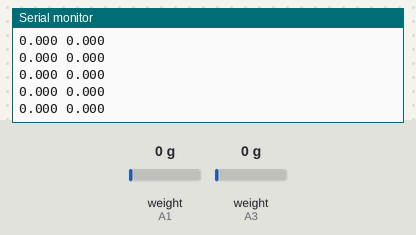
Recording of a sketch running on a simulated Arduino Uno, built with avr-gcc and run on an emulated ATmega328P. Shown: the last lines printed to the serial monitor. The inputs (shaded band) are chosen by the test bench; at power-on: weight on the scale (sensors on A1, A3) 0 g.

Above: at 6.2 s.
6.3 s: weight on the scale (sensor on A1) set to 100 g
At 6.57 s:
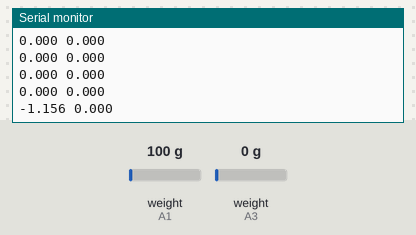
7.8 s: weight on the scale (sensor on A3) set to 100 g
At 7.98 s:
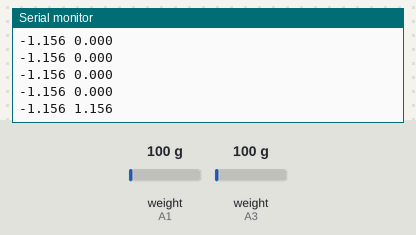
9.3 s: weight on the scale (sensor on A1) set to 1250 g
At 9.39 s:
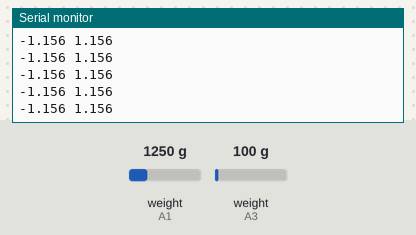
10.8 s: weight on the scale (sensor on A3) set to 1250 g
At 10.8 s:
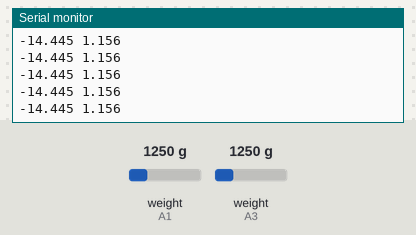
Timing chart, 0 to 13.3 s (numbered marks = the images above; inputs shaded):
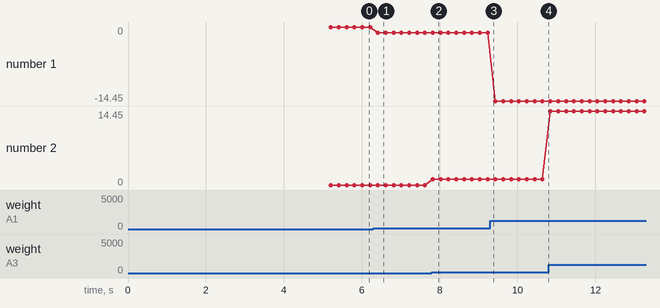

The sketch:

Lectura_hx711.ino
```cpp
//amarillo A3, naranja A2, azul A1, verde A0

#include <Q2HX711.h>

Q2HX711 scale_1(A1, A0);
Q2HX711 scale_2(A3, A2);

#define PERIODO 20 // Leemos 50 muestras por segundo de cada uno

long tiempo, tiemposiguiente,tiempoinicial;
float tara1, tara2=0;
float Read1, Read2;

#define STARTPIN 11

void setup() {
  int n;
  Serial.begin(250000);

  // Prepara señal de sincronización
  pinMode(STARTPIN, INPUT_PULLUP);

  // Espera a que el otro arduino inicie y pongala salida a nivel alto
  // delay(1000);

  // Inicializa el tiempo por si el otro ya ha empezado
    tiempo= millis();
    tiemposiguiente=tiempo;
    tiempoinicial=tiempo;

tara1=0;
tara2=0;
for (n=0; n<10;n++) {
  tara1 = tara1+(scale_1.read()/10);
  tara2 = tara2+(scale_2.read()/10);
  }

delay(1000);

tara1=0;
tara2=0;
for (n=0; n<10;n++) {
  tara1 = tara1+(scale_1.read()/10);
  tara2 = tara2+(scale_2.read()/10);
  }


}


float escala1=-(0.834/326000)*9.81*1.775/17*10.5;
float escala2=(0.834/326000)*9.81*1.775/17*10.5;

void loop() {

  //Sincroniza el periodo del bucle
  do {
  tiempo=millis();
  } while (tiempo<tiemposiguiente);
  tiemposiguiente+=PERIODO;
  Read1=(scale_1.read()-tara1)*escala1;
  Read2=(scale_2.read()-tara2)*escala2;

  //Serial.println(Read1+Read2,3);

  Serial.print(Read1, 3);
  Serial.print(" ");
  Serial.print(Read2, 3);
  Serial.write(13);
  Serial.write(10);

}
```

Measured:
- after the input at 6.3 s, the serial monitor: prints a new line after 0.12 s (image 1)
- after the input at 7.8 s, the serial monitor: prints a new line at once (image 2)
- plotted number 1: 0 → -1.16 after the input at 6.3 s, -1.16 → -14.45 after the input at 9.3 s
- plotted number 2: 0 → 1.16 after the input at 7.8 s, 1.16 → 14.45 after the input at 10.8 s
